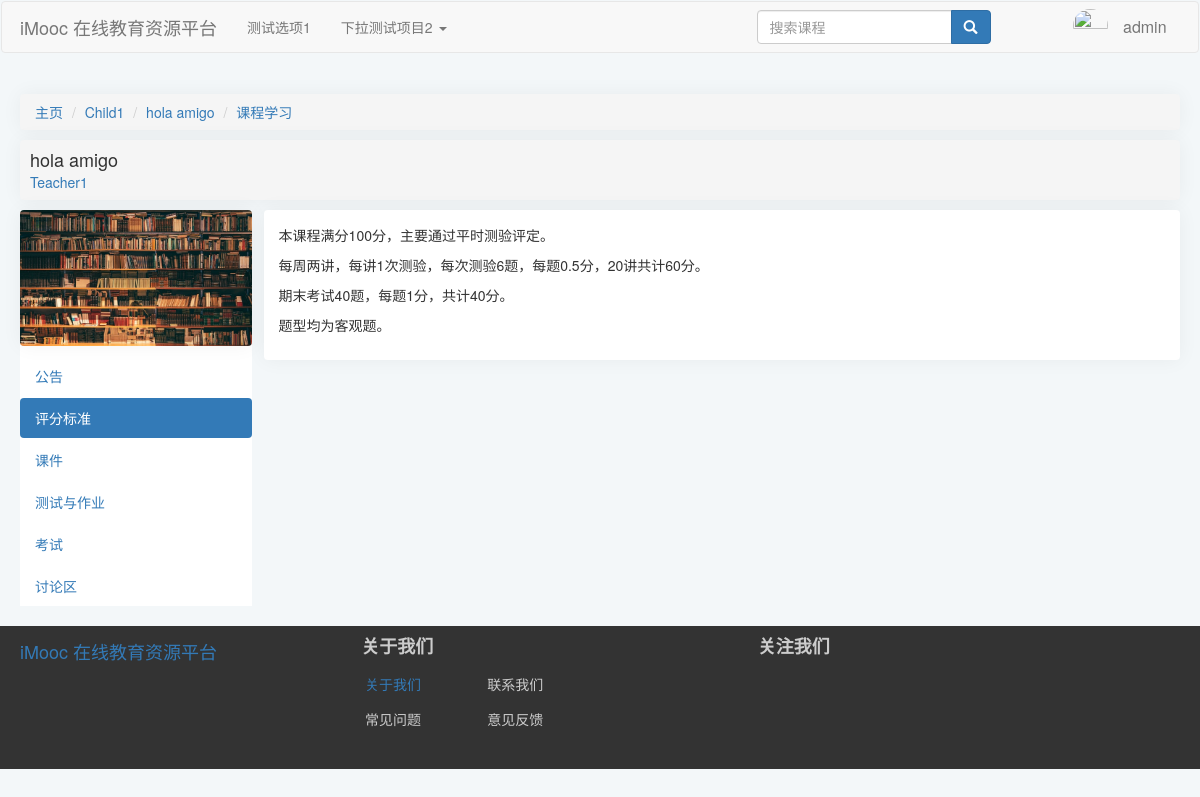
Screenshot of /course/3/learn/Grading (signed in) with the database file from the repository.
### index/models.py (models this page shows, shortened)
class CourseCategory(models.Model):
    CategoryID = models.AutoField(primary_key=True, verbose_name="分类编号")
    CategoryName = models.CharField(verbose_name="分类名", max_length=64)
    Is_Root = models.BooleanField(verbose_name="根分类", default=True, editable=False)
    DisplayOrder = models.PositiveIntegerField(verbose_name="显示顺序", default=1)
    ParentID = models.ForeignKey(
        "self",
        on_delete=models.CASCADE,
        limit_choices_to={"Is_Root": 1},
        null=True,
        blank=True,
    )
    def __str__(self) -> str:
        return self.CategoryName
    class Meta:
        ordering = ["-CategoryID"]
        verbose_name = "课程分类"
        verbose_name_plural = "课程分类"

class Course(models.Model):
    status = (
        ("1", "未开课"),
        ("2", "已开课"),
        ("3", "已结课"),
    )
    Course_Name = models.CharField(verbose_name="课程名称", max_length=64)
    Course_Teacher = models.ForeignKey(
        "Users",
        on_delete=models.CASCADE,
        limit_choices_to={"access": "teacher"},
        null=True,
        blank=True,
        related_name="teacher",
    )
    Course_Info = models.TextField(verbose_name="课程说明", default="暂未设置")
    Course_Goal = models.TextField(verbose_name="课程目标", default="暂未设置")
    Grade_Requirements = models.TextField(verbose_name="成绩要求", default="暂未设置")
    Reference = models.TextField(verbose_name="参考资料", default="暂未设置")
    QA = models.TextField(verbose_name="常见问题", null=True, blank=True, default="暂未设置")
    Course_Img = models.ImageField(
        verbose_name="课程图片",
        null=True,
        upload_to="Course_Img",
        blank=True,
        default="material/defaultCourseImage.jpg",
    )
    Stu_Count = models.PositiveIntegerField(verbose_name="选课人数", default=0)
    Course_Chapter = models.TextField(
        verbose_name="课程章节",
        null=True,
        blank=True,
        default='[{"title":"New Node","key":"1"}]',
    )
    Course_Category = models.ForeignKey(
        "CourseCategory",
        verbose_name="课程分类",
        on_delete=models.CASCADE,
        limit_choices_to={"Is_Root": 0},
        null=True,
        blank=True,
    )
    View_Count = models.PositiveIntegerField(verbose_name="访问人数", default=0)
    Status = models.CharField(
        verbose_name="课程状态", max_length=16, choices=status, default="1"
    )
    Starting_Time = models.DateTimeField(verbose_name="开课时间", auto_now_add=True)
    Ending_Time = models.DateTimeField(verbose_name="结课时间")
    class Meta:
        ordering = ["-Starting_Time"]
        verbose_name = "课程"
        verbose_name_plural = "课程"

class Users(models.Model):
    gender = (
        ("male", "男"),
        ("female", "女"),
        ("default", "保密"),
    )
    access = (
        ("banned", "封禁用户"),
        ("guest", "访客"),
        ("student", "学生"),
        ("teacher", "教师"),
    )
    profile_picture = models.ImageField(
        verbose_name="头像",
        null=True,
        upload_to="avatar",
        blank=True,
        default="avatar/default-profile-picture.jpg",
    )
    name = models.CharField(
        verbose_name="*用户名", max_length=128, unique=True, null=False
    )  # 昵称
    real_name = models.CharField(
        verbose_name="真实姓名", max_length=64, null=True, blank=True
    )  # 真实姓名
    password = models.CharField(
        verbose_name="*密码", max_length=256, editable=False
    )  # 密码
    email = models.EmailField(verbose_name="*电子邮箱", unique=True)  # 邮箱
    phone_number = models.CharField(
        verbose_name="手机号码", max_length=32, unique=True, null=True, blank=True
    )  # 手机号码
    access = models.CharField(
        verbose_name="*权限等级", max_length=16, choices=access, default="guest"
    )  # 权限级别
    selected_courses = models.ManyToManyField("Course", related_name="students")  # 已选课程
    sex = models.CharField(
        verbose_name="*性别", max_length=32, choices=gender, default="default"
    )  # 性别
    create_time = models.DateTimeField(verbose_name="账号创建时间", auto_now_add=True)  # 创建时间
    is_deleted = models.BooleanField(
        verbose_name="删除标记", default=False, editable=False
    )  # 删除标记
    def __str__(self) -> str:
        return self.name
    class Meta:
        ordering = ["-create_time"]
        verbose_name = "用户"
        verbose_name_plural = "用户"

### index/views.py (the view)
def courseLearnGrading(request, courseid):
    courseDetail, _, _ = VF.Get_Course(courseid)
    course = models.Course.objects.get(id=courseid)
    return render(request, "index/courseLearn/courseLearnGrading.html", locals())

### index/templates/index/courseLearn/courseLearnGrading.html (shortened to what this page needs)
{% extends 'index/courseLearn/courseLearnBase.html' %}
{% load static %}
    {% block extrastatic %}
    {{ block.super }}
    <link rel="stylesheet" href="{% static 'index/css/courseLearnGrading.css' %}">
    {% endblock extrastatic %}
    {% block learnContent %}
    <div class="GradingContent">
        {{courseDetail.Grade_Requirements | linebreaks}}
    </div>
    {% endblock learnContent %}

### index/templates/index/courseLearn/courseLearnBase.html (shortened to what this page needs)
{% extends 'index/index.html' %}
{% load static %}
    {% block extrastatic %}
    <link rel="stylesheet" href="{% static 'index/css/courseLearnBase.css' %}">
    {% endblock extrastatic %}
    {% block content %}
    <ul class="breadcrumb">
        <li><a href="/index/">主页</a></li>
        <li><a href="#">{{courseDetail.Course_Category}}</a></li>
        <li><a href="{% url 'index:courseInfo' courseid %}">{{courseDetail.Course_Name}}
            </a>
        </li>
        <li class="active"><a href="{% url 'index:Learn' courseid %}">课程学习
            </a>
        </li>
    </ul>
    <div class="header">
        <div class="courseName">
            <a href="{% url 'index:courseInfo' courseid %}">
                <h4>{{courseDetail.Course_Name}}</h4>
            </a>
        </div>
        <div class="teachers">
            <a href="#">
                <h5>{{courseDetail.Course_Teacher}}</h5>
            </a>
        </div>
    </div>
    <div class="navSideBar">
        <div class="courseImage">
            <img src="{{courseDetail.Course_Img}}" alt="课程图片">
        </div>
        <ul class="nav nav-pills nav-stacked">
            <li name="Notices"><a href="{% url 'index:Notice' courseid %}">公告</a></li>
            <li name="Grading"><a href="{% url 'index:Grading' courseid %}">评分标准</a></li>
            <li name="Content"><a href="{% url 'index:Content' courseid %}">课件</a></li>
            <li><a href="#">测试与作业</a></li>
            <li><a href="#">考试</a></li>
            <li><a href="#">讨论区</a></li>
        </ul>
    </div>
    <div class="mainContainer">
        {% block learnContent %}
        {% endblock learnContent %}
    </div>
    {% endblock content %}

### index/static/index/css/index.css (style rules this page uses)
body { background-color: #f3f7f9; }

### index/static/index/css/courseLearnBase.css (style rules this page uses)
.breadcrumb { margin:0px; box-shadow: 0 0 20px 0 rgb(12 1 4 / 5%); border-radius: 4px; }
.navSideBar { background-color:white; display:block; float:left; width:20%; margin-right:10px; }
.navSideBar img { width:232px; box-shadow: 0 0 20px 0 rgb(12 1 4 / 5%); border-radius: 4px; margin-bottom:10px; }
.header { background-color:#f5f5f5; box-shadow: 0 0 20px 0 rgb(12 1 4 / 5%); border-radius: 4px; padding:5px; margin:10px 0; }
.header h4 { color:#000000cc; margin:5px; }
.header h5 { margin:5px; }
.mainContainer { display:block; width:79%; float:right; }

### index/static/index/css/courseLearnGrading.css (style rules this page uses)
.GradingContent { background-color: white; padding: 15px; box-shadow: 0 0 20px 0 rgb(12 1 4 / 5%); border-radius: 4px; }

### rows the page displays
CourseCategory: Course_Category "Child1"
Course: Course_Name "hola amigo", Grade_Requirements "本课程满分100分，主要通过平时测验评定。 每周两讲，每讲1次测验，每次测验6题，每题0.5分，20讲共计60分。 期末考试40题，每题1分，共计40分。 题型均为客观题。"
Users: Course_Teacher "Teacher1"

### other values shown
{{ request.session.user_name }} "admin"
